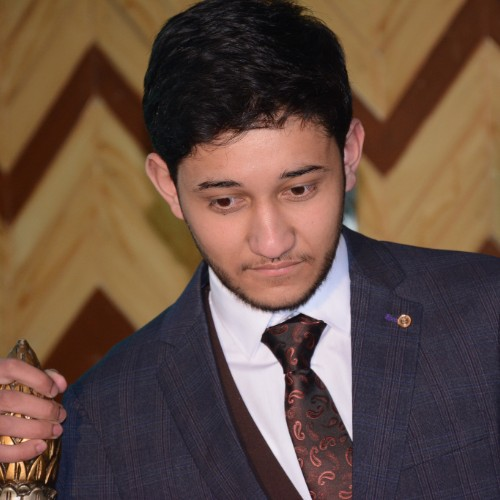
#> input picture 1/Jupyter lab/imgs with brute force/img.jpg, 500 x 500 px
$ jupyter execute --allow-errors Untitled.ipynb
#> lines starting #> are read from the running program, lines starting #| are printed output that depends on the picture; after the words box and inside, x2 and y2 are one past the last pixel; in counts of white or black regions, pixels touching at a corner belong together
[cell 1]
import cv2

import matplotlib
import matplotlib.pyplot as plt

[cell 2]
img = cv2.imread('img.jpg')
#> img is the input picture: shape (500, 500, 3); mean B, G, R 66.4, 78.6, 102.3
img = cv2.cvtColor(img, cv2.COLOR_BGR2RGB)

[cell 3]
gray_img = cv2.cvtColor(img, cv2.COLOR_RGB2GRAY)
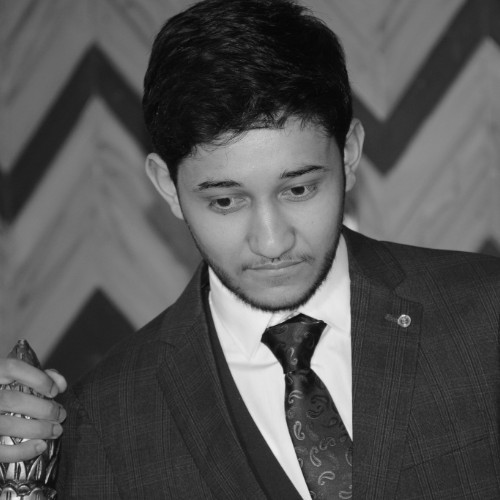
#> gray_img: shape (500, 500); min 4, max 242, mean 84.3

[cell 4]
img28x28 = cv2.resize(gray_img, dsize=(28, 28))
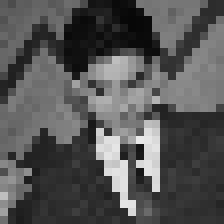
#> img28x28: shape (28, 28) (shown 8 times larger); min 7, max 232, mean 84.6

# 50x50 Gray

[cell 5]
size1 = (50, 50)

[cell 6]
img1 = cv2.resize(gray_img, dsize=size1)
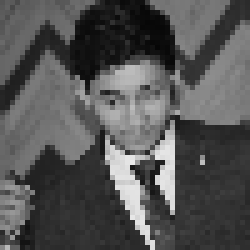
#> img1: shape (50, 50) (shown 5 times larger); min 6, max 234, mean 84.1

dpi = matplotlib.rcParams['figure.dpi']

figsize1 = size1[1] / float(dpi), size1[0] / float(dpi)

plt.figure(figsize=figsize1)
plt.imshow(img1, cmap='gray')
plt.axis('off')
plt.show()

#> (a cell that did not finish here is left out)

# 50x50 Binary

[cell 8]
(thresh, img2) = cv2.threshold(img1, 128, 255, cv2.THRESH_BINARY | cv2.THRESH_OTSU)
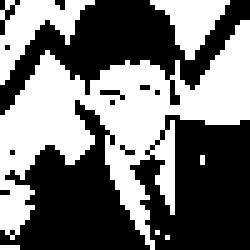
#> img2: shape (50, 50) (shown 5 times larger); 45.1% white; 7 white regions (4 under 20 px), largest, box (x1, y1, x2, y2) and area: (0, 4, 50, 50) 893, (0, 0, 19, 17) 130, (30, 0, 46, 12) 96
#> thresh = 88

dpi = matplotlib.rcParams['figure.dpi']

figsize2 = size1[1] / float(dpi), size1[0] / float(dpi)

plt.figure(figsize=figsize2)
plt.imshow(img2, cmap='gray')
plt.axis('off')
plt.show()
